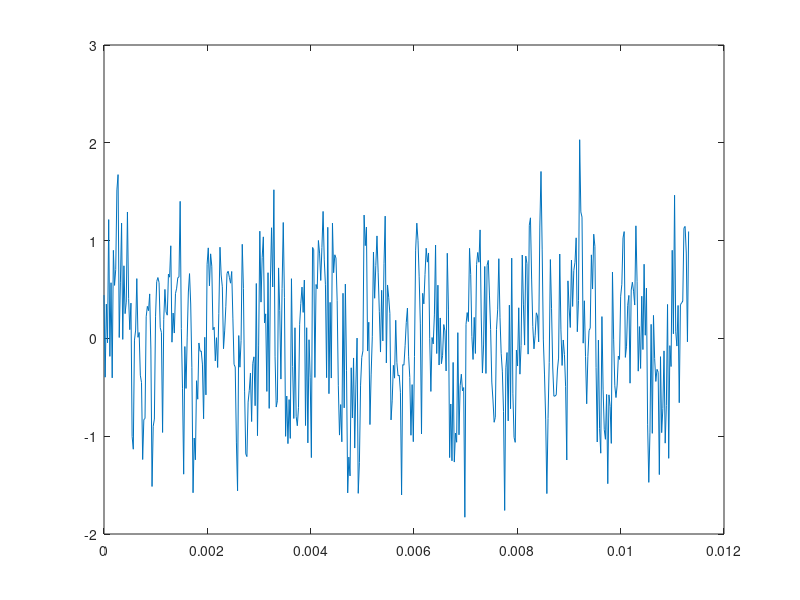

The MATLAB source for this figure: (Note: this script raises an error after producing the figure.)
clear
addpath(genpath('AudioDescriptors'))

%% Temporal signal
Fs = 44100;
N = 50000;

x = 0:1/Fs:(N-1)/Fs;
f = [1000, 5000];
y = 0.5*(sin(2*pi*x*f(1)) + sin(2*pi*x*f(2))) + 0.5*randn(1,N);

figure(1)
clf
plot(x(1:500),y(1:500))

%% STFT
winsize = 1024;
hopsize = winsize / 2;
n_fft = winsize;
stft_data = spectrogram(y, winsize, hopsize, n_fft);
f = 0:Fs/n_fft:Fs/2;

figure(2)
clf
subplot(2,1,1)
imagesc(abs(stft_data).^2);
set(gca,'ydir','normal')
subplot(2,1,2)
plot(f,abs(stft_data(:,1)).^2)

%% Wavelet
wname = 'coif3';
J = floor(log2(N));
[C,L] = wavedec(y,J,wname);
N_spect = N / 2;

spectrum = zeros(J,N_spect);
for j = 1:J
    if mod(N_spect/L(j+1),2) == 0
        spectrum(j,:) = reshape(repmat(abs(C(1+sum(L(1:j)):sum(L(1:j+1)))).^2, [N_spect/L(j+1),1]), [1,N_spect]);
    else
        delta = N_spect - L(j+1)*floor(N_spect/L(j+1));
        spectrum(j,:) = [reshape(repmat(abs(C(1+sum(L(1:j)):sum(L(1:j+1)))).^2, [floor(N_spect/L(j+1)),1]), [1,N_spect-delta]), zeros(1,delta)];
    end
end
% J = log2(winsize);
% N_buffer = floor((N - winsize) / hopsize);
%
% spectrum = zeros(J,N/2);
% for b = 1:N_buffer
%     [C,L] = wavedec(y(1+(b-1)*hopsize:(b-1)*hopsize+winsize),J,wname);
%
%     for j = 1:J
%         spectrum(j,1+(b-1)*hopsize:b*hopsize) = reshape(repmat(abs(C(1+sum(L(1:j)):sum(L(1:j+1)))).^2, [hopsize/L(j+1),1]), [1,hopsize]);
%     end
%     progressbar(b,N_buffer)
% end

[wavelet_data, TIMES, FREQ] = wavelet_spectrum(y, Fs, winsize, hopsize, n_fft);

figure(3)
clf
subplot(2,1,1)
imagesc(wavelet_data)
set(gca,'ydir','normal')
subplot(2,1,2)
plot(FREQ,wavelet_data(:,1))

%% Load real signal
data_folder = '../../Data/';
class = {'airplane', 'alarm', 'explosion', 'gunshot', 'helicopter', 'step', 'vehicule', 'voice_female', 'voice_male'};

wname = 'sym5';

n = 1;

folder = [data_folder,class{n}];
names = dir(folder);
names = names(3:end);
n_sounds(n) = length(names);

i = 1;

file = [folder,'/',names(i).name];
[sound,fs_sound] = audioread(file);

f_factor = Fs / fs_sound;
if f_factor ~= 1
    sound = resample(sound, f_factor, 1);
end
% Mean a stereo signal to form a mono signal
if size(sound,2) == 2
    sound = mean(sound,2);
end
sound = sound - mean(sound);

sound = sound(1:1024*4);

N_spect = n_fft/2;%floor(n_fft/5);

stft_data = abs(spectrogram(sound, winsize, hopsize, n_fft).^2);
stft_data = N_spect * stft_data(1:N_spect,:) ./ repmat(sum(stft_data(1:N_spect,:)),[N_spect,1]);

[wavelet_data, TIMES, FREQ] = wavelet_spectrum(sound, Fs, winsize, hopsize, n_fft, wname);
wavelet_data = N_spect * wavelet_data(1:N_spect,:) ./ repmat(sum(wavelet_data(1:N_spect,:)),[N_spect,1]);

[scalogram, ~, ~] = wavelet_scalogram(sound, wname);
%scalogram = size(scalogram,2) * scalogram ./ repmat(sum(scalogram,2),[1,size(scalogram,2)]);

scales = linspace(1.3333,682.666,512);
% [coeff,sgram] = cwt(sound,scales,wname,'scal');
% scalcoeff = 513 * abs(coeff).^2 ./ repmat(sum(abs(coeff).^2), [513,1]);
scalcoeff = continous_wavelet_scalogram(sound, scales, wname);

figure(4)
clf
subplot(5,1,1)
plot(sound)
title('Sound')
subplot(5,1,2)
imagesc(db(stft_data))
set(gca,'ydir','normal')
colormap jet
title('STFT')
subplot(5,1,3)
imagesc(db(wavelet_data))
set(gca,'ydir','normal')
colormap jet
title('Wavelet Spectrum')
subplot(5,1,4)
imagesc(db(scalogram))
%set(gca,'ydir','normal')
colormap jet
title('Discrete Wavelet Scalogram')
subplot(5,1,5)
imagesc(db(scalcoeff))
%set(gca,'ydir','normal')
colormap jet
title('Continuous Wavelet Scalogram')

% J = size(scalogram,1);
% [C,L] = wavedec(sound,J,wname);

% figure(5)
% clf
%subplot(5,2,1)
%plot(sound)
% title('Sound')
% for j = 1:J
%     subplot(5,2,j)
%     plot(1:L(j+1),C(1+sum(L(1:j)):sum(L(1:j+1))))
%     title(['Detailed level ',num2str(J-j+1)])
% end

% for b = 1:max(size(stft_data,2), size(wavelet_data,2))
% figure(5)
% clf
% subplot(2,1,1)
% plot(stft_data(:,b))
% subplot(2,1,2)
% plot(wavelet_data(:,b))
% pause(0.1)
% end

figure(100)
clf
for b = 1:size(scalcoeff,2)
    plot(scalcoeff(:,b))
    pause(0.01)
end

figure(200)
clf
for b = 1:size(scalogram,2)
    plot(scalogram(:,b))
    pause(0.01)
end
%%
N_sig = max(length(sound_gunshot), length(sound_step));
p = [0.1,0.9];

mixed = p(1) * sound_gunshot + p(2) * [sound_step; zeros(N_sig - length(sound_step),1)];
stft_mixed = abs(spectrogram(mixed, winsize, hopsize, n_fft).^2);
stft_mixed = stft_mixed(1:N_spect,:);

figure(10)
clf
plot(p(1) * sound_gunshot)
hold on
plot(p(2) * [sound_step; zeros(N_sig - length(sound_step),1)])
plot(mixed)
%%
b = 5;
figure(11)
clf
clf
plot(p(1) * N_spect * stft_gunshot(:,b) / sum(stft_gunshot(:,b)))
hold on
plot(p(2) * N_spect * stft_step(:,b) / sum(stft_step(:,b)))
plot(p(1) * N_spect * stft_gunshot(:,b) / sum(stft_gunshot(:,b)) + p(2) * N_spect * stft_step(:,b) / sum(stft_step(:,b)))
plot(N_spect * stft_mixed(:,b) / sum(stft_mixed(:,b)))
legend('Gunshot', 'Step', 'Summed','Mixed')
